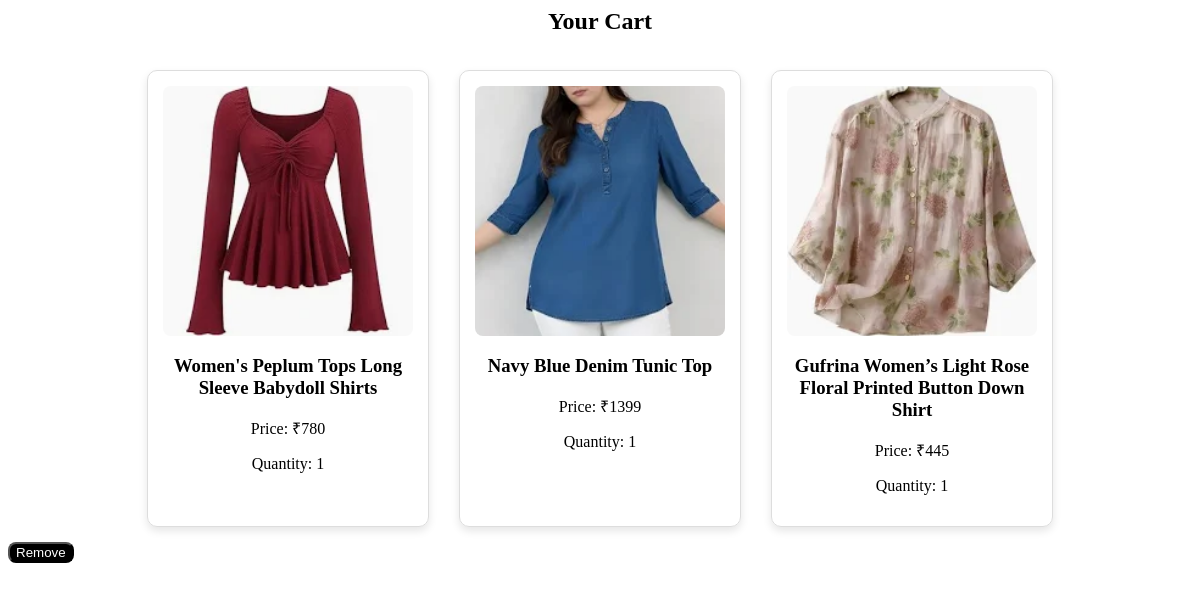
The app's page /cart/ (signed in) with its own data.
### adminapp/models.py (models this page shows)
class Cart(models.Model):
    user = models.ForeignKey(user_registration, on_delete=models.CASCADE)
    product = models.ForeignKey(product, on_delete=models.CASCADE)
    quantity = models.IntegerField(default=1)

class product(models.Model):
    CATEGORY_CHOICES=[('men','Men'),('women','Women'),('kids','Kids')]
    pdt_name=models.CharField(max_length=200)
    image=models.FileField(upload_to='pic')
    description=models.TextField()
    price=models.CharField(max_length=10)
    category=models.CharField(max_length=10,choices=CATEGORY_CHOICES)

### adminapp/views.py (the view)
# urls.py: path('cart/', views.view_cart, name='view_cart'),
def view_cart(request):
    user_id = request.session.get('idl')
    user = user_registration.objects.get(id=user_id)
    cart_items = Cart.objects.filter(user=user)
    return render(request, "user/cart.html", {"cart": cart_items})

### templates/user/cart.html (shortened to what this page needs)
<h2 style="text-align:center;">Your Cart</h2>
<div class="container">
  {% for item in cart %}
  <div class="card">
    <img src="{{item.product.image.url}}" class="card-img">
    <h3>{{ item.product.pdt_name }}</h3>
    <p>Price: ₹{{ item.product.price }}</p>
    <p>Quantity: {{ item.quantity }}</p>
  </div>
  {% endfor %}
</div>
<form method="post" action="{% url 'remove_from_cart' %}">
  <button type="submit" class="btn">Remove</button>
</form>

### templates/user/cart.html (style rules this page uses)
.card { width:250px; border: 1px solid #ddd; border-radius: 10px; padding: 15px; margin: 15px; box-shadow: 0 4px 8px rgba(0,0,0, 0.1); text-align: center; }
.card-img { width:100%; height: 250px; object-fit: cover; border-radius: 8px; }
.container { display: flex; flex-wrap: wrap; justify-content: center; }
.btn { color: white; background-color: black; border-radius: 8px; }

### records on screen
Cart: product.image (picture), product.pdt_name "Women's Peplum Tops Long Sleeve Babydoll Shirts", product.price "780", quantity "1"
Cart: product.image (picture), product.pdt_name "Navy Blue Denim Tunic Top", product.price "1399", quantity "1"
Cart: product.image (picture), product.pdt_name "Gufrina Women’s Light Rose Floral Printed Button Down Shirt", product.price "445", quantity "1"
